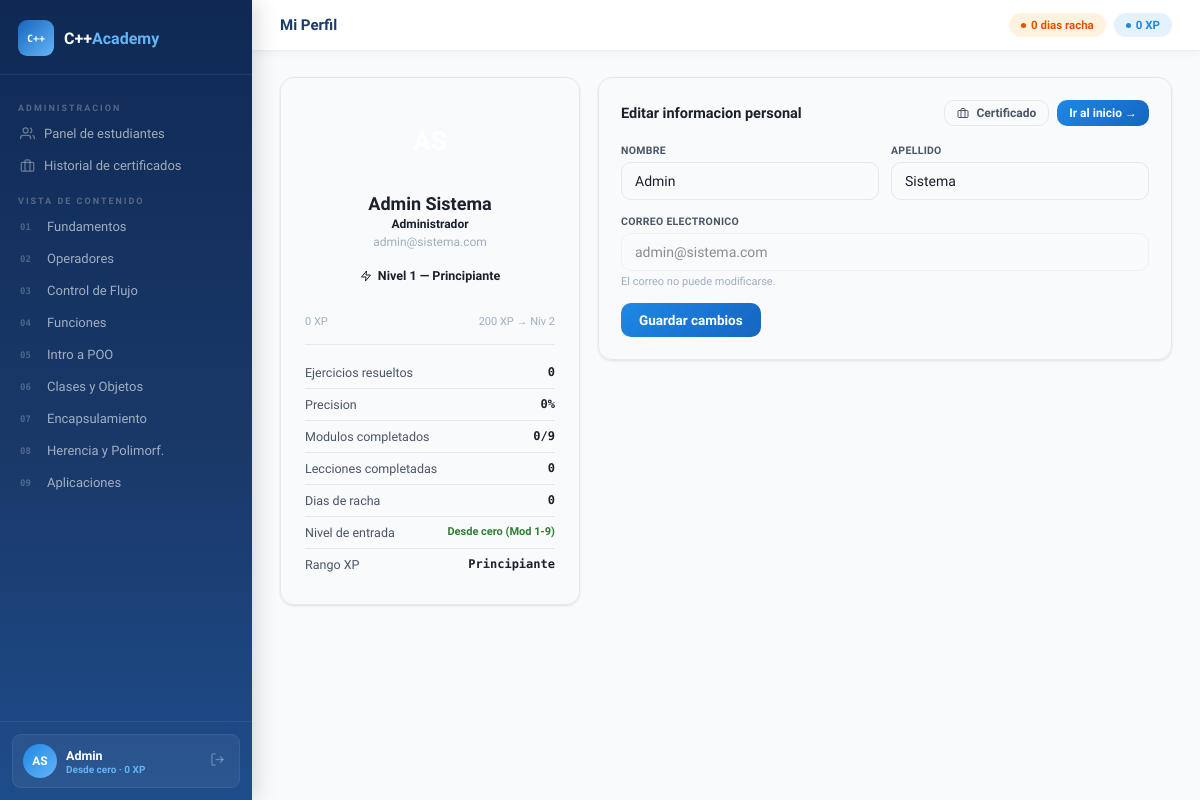
The app's page /perfil (signed in) with its own data.
### tables this page shows
CREATE TABLE usuarios(
        id             INTEGER PRIMARY KEY AUTOINCREMENT,
        nombre         TEXT NOT NULL,
        apellido        TEXT NOT NULL,
        email           TEXT NOT NULL UNIQUE,
        password_hash   TEXT NOT NULL,
        rol_id          INTEGER NOT NULL DEFAULT 2,
        ruta_aprendizaje TEXT DEFAULT 'desde_cero',
        activo          INTEGER NOT NULL DEFAULT 1,
        xp              INTEGER NOT NULL DEFAULT 0,
        racha           INTEGER NOT NULL DEFAULT 0,
        nivel           INTEGER NOT NULL DEFAULT 1,
        ultimo_modulo   INTEGER DEFAULT NULL,
        ultima_leccion  INTEGER DEFAULT NULL,
        fecha_registro  TEXT NOT NULL DEFAULT (datetime('now')),
        FOREIGN KEY(rol_id) REFERENCES roles(id));

CREATE TABLE roles(
        id INTEGER PRIMARY KEY, nombre TEXT NOT NULL UNIQUE, descripcion TEXT);

### routes/course_routes.py (the view, shortened to what this page needs)
@course_bp.route('/perfil', methods=['GET', 'POST'])
@login_required
def perfil():
    from controllers.auth_controller import actualizar_perfil
    stats   = obtener_estadisticas(g.user.id)
    modulos = obtener_modulos_con_progreso(g.user.id, g.user.ruta_aprendizaje, g.user.es_admin)
    retomar = obtener_punto_retomar(g.user.id, g.user.ruta_aprendizaje)
    return render_template('student/perfil.html',
                           stats=stats, modulos=modulos, retomar=retomar)

### app.py (called while the page is built)
@app.before_request
def cargar_usuario():
    from models.user import User
    user_id = session.get('user_id')
    if user_id:
        try:
            u = User.get_by_id(int(user_id))
            g.user = u
        except Exception:
            g.user = None
            session.clear()
    else:
        g.user = None

@app.context_processor
def inject_user():
    user = g.get('user', None)
    return dict(current_user=user)

### controllers/course_controller.py (called while the page is built, shortened)
def obtener_punto_retomar(usuario_id, ruta_aprendizaje):
    conn = get_connection()
    u = conn.execute(
        'SELECT ultimo_modulo, ultima_leccion FROM usuarios WHERE id=?', (usuario_id,)
    ).fetchone()
    conn.close()
    if not u or not u['ultimo_modulo']:
        primer = MODULOS_POR_NIVEL.get(ruta_aprendizaje, [1])[0]
        return {'modulo_numero': primer, 'leccion_numero': 1, 'tipo': 'inicio'}

### models/database.py (called while the page is built)
def get_connection():
    conn = sqlite3.connect(DB_PATH)
    conn.row_factory = sqlite3.Row
    conn.execute("PRAGMA foreign_keys = ON")
    return conn

### models/user.py (called while the page is built)
    @property
    def nombre_completo(self): return f"{self.nombre} {self.apellido}"

    @property
    def iniciales(self):
        a=self.apellido[0] if self.apellido else ''
        return (self.nombre[0]+a).upper()

    @property
    def es_admin(self): return self.rol_id==1

    @property
    def nivel_label(self):
        return {1:'Principiante',2:'Aprendiz',3:'Basico',
                4:'Intermedio',5:'Avanzado',6:'Experto'}.get(self.nivel,'Principiante')

    @staticmethod
    def get_by_id(uid):
        conn=get_connection()
        r=conn.execute("""SELECT u.id,u.nombre,u.apellido,u.email,u.rol_id,
            r.nombre AS rol_nombre,u.xp,u.racha,u.nivel,u.activo,u.ruta_aprendizaje
            FROM usuarios u JOIN roles r ON r.id=u.rol_id WHERE u.id=?""",(uid,)).fetchone()
        conn.close()
        return User(**dict(r)) if r else None

### routes/course_routes.py (called while the page is built)
def login_required(f):
    @wraps(f)
    def dec(*a, **k):
        if g.get('user') is None:
            return redirect(url_for('auth.login'))
        return f(*a, **k)
    return dec

### templates/student/perfil.html (shortened to what this page needs)
{% extends "shared/base.html" %}
{% block page_title %}Mi Perfil{% endblock %}
{% block content %}
<div class="prof-grid anim">
  <div>
    <div class="prof-card">
      <div class="prof-av">{{ current_user.iniciales }}</div>
      <div class="prof-name">{{ current_user.nombre_completo }}</div>
      <div class="prof-role">{{ current_user.rol_nombre }}</div>
      <div class="prof-email">{{ current_user.email }}</div>
      <div class="level-badge">
        <svg width="12" height="12" viewBox="0 0 24 24" fill="none" stroke="currentColor" stroke-width="2"><polygon points="13 2 3 14 12 14 11 22 21 10 12 10 13 2"/></svg>
        Nivel {{ current_user.nivel }} — {{ current_user.nivel_label }}
      </div>
      {% set xp_next={1:200,2:700,3:1500,4:3000,5:5000,6:9999} %}
      {% set xp_prev={1:0,2:200,3:700,4:1500,5:3000,6:5000} %}
      {% set prev=xp_prev[current_user.nivel] %}
      {% set nxt=xp_next[current_user.nivel] %}
      {% set pct=((stats.xp-prev)/(nxt-prev)*100)|round|int if nxt>prev else 100 %}
      <div class="xp-bar-wrap"><div class="xp-bar-fill" style="width:{{ [pct,100]|min }}%"></div></div>
      <div class="xp-label"><span>{{ stats.xp }} XP</span><span>{{ nxt }} XP → Niv {{ current_user.nivel+1 if current_user.nivel<6 else 'MAX' }}</span></div>
      <ul class="stat-list">
        <li>Ejercicios resueltos<span>{{ stats.ejercicios_resueltos }}</span></li>
        <li>Precision<span>{{ stats.precision }}%</span></li>
        <li>Modulos completados<span>{{ stats.modulos_completados }}/{{ {'desde_cero':9,'intermedio':6,'avanzado':3}.get(current_user.ruta_aprendizaje,9) }}</span></li>
        <li>Lecciones completadas<span>{{ stats.lecciones_completadas }}</span></li>
        <li>Dias de racha<span>{{ stats.racha }}</span></li>
        <li>Nivel de entrada<span style="font-family:'Plus Jakarta Sans',sans-serif;font-size:11px;
          {% if current_user.ruta_aprendizaje=='desde_cero' %}color:#2e7d32
          {% elif current_user.ruta_aprendizaje=='intermedio' %}color:#1e88e5
          {% else %}color:#e65100{% endif %}">
          {% if current_user.ruta_aprendizaje=='desde_cero' %}Desde cero (Mod 1-9)
          {% elif current_user.ruta_aprendizaje=='intermedio' %}Con conocimientos (Mod 4-9)
          {% else %}Avanzado (Mod 7-9){% endif %}
        </span></li>
        <li>Rango XP<span>{{ current_user.nivel_label }}</span></li>
      </ul>
    </div>
  </div>
  <div style="display:flex;flex-direction:column;gap:16px">
    <div class="edit-card">
      <div style="display:flex;align-items:center;justify-content:space-between;margin-bottom:18px">
        <div class="edit-title" style="margin-bottom:0">Editar informacion personal</div>
        <div style="display:flex;gap:8px;flex-wrap:wrap">
          <a href="{{ url_for('course.certificado') }}" class="btn btn-secondary btn-sm">
            <svg width="12" height="12" viewBox="0 0 24 24" fill="none" stroke="currentColor" stroke-width="2"><rect x="2" y="7" width="20" height="14" rx="2"/><path d="M16 21V5a2 2 0 0 0-2-2h-4a2 2 0 0 0-2 2v16"/></svg>
            Certificado
          </a>
          {% if retomar and retomar.tipo == 'retomar' %}
          <a href="{{ url_for('course.leccion', mn=retomar.modulo_numero, ln=retomar.leccion_numero) }}"
             class="btn btn-primary btn-sm">
            &#9654; Retomar aprendizaje
          </a>
          {% else %}
          <a href="{{ url_for('course.dashboard') }}" class="btn btn-primary btn-sm">
            Ir al inicio &rarr;
          </a>
          {% endif %}
        </div>
      </div>
      <form method="POST" action="{{ url_for('course.perfil') }}">
        <div class="form-row">
          <div class="form-group">
            <label class="form-label">Nombre</label>
            <input class="form-input" type="text" name="nombre" value="{{ current_user.nombre }}" required>
          </div>
          <div class="form-group">
            <label class="form-label">Apellido</label>
            <input class="form-input" type="text" name="apellido" value="{{ current_user.apellido }}" required>
          </div>
        </div>
        <div class="form-group">
          <label class="form-label">Correo electronico</label>
          <input class="form-input" type="email" value="{{ current_user.email }}" disabled style="opacity:.5;cursor:not-allowed">
          <div style="font-size:11px;color:var(--text3);margin-top:4px">El correo no puede modificarse.</div>
        </div>
        <button type="submit" class="btn btn-primary">Guardar cambios</button>
      </form>
    </div>
  </div>
</div>
{% endblock %}

### templates/shared/base.html (shortened to what this page needs)
<!DOCTYPE html>
<html lang="es">
<head>
</head>
<body>
{% if current_user is not none and current_user.id %}
<div class="app-shell">
  <aside class="sidebar">
    <div class="sb-logo">
      <div class="sb-logo-icon">C++</div>
      <div class="sb-logo-name">C++<span>Academy</span></div>
    </div>
    <nav class="sb-nav">
      {% if current_user.es_admin %}
      <div class="sb-sec">Administracion</div>
      <a href="{{ url_for('course.admin_panel') }}" class="sb-link {% if request.endpoint=='course.admin_panel' %}active{% endif %}">
        <svg viewBox="0 0 24 24" fill="none" stroke="currentColor" stroke-width="2"><path d="M17 21v-2a4 4 0 0 0-4-4H5a4 4 0 0 0-4 4v2"/><circle cx="9" cy="7" r="4"/><path d="M23 21v-2a4 4 0 0 0-3-3.87"/><path d="M16 3.13a4 4 0 0 1 0 7.75"/></svg>
        Panel de estudiantes
      </a>
      <a href="{{ url_for('course.certificado') }}" class="sb-link {% if request.endpoint=='course.certificado' %}active{% endif %}">
        <svg viewBox="0 0 24 24" fill="none" stroke="currentColor" stroke-width="2"><rect x="2" y="7" width="20" height="14" rx="2"/><path d="M16 21V5a2 2 0 0 0-2-2h-4a2 2 0 0 0-2 2v16"/></svg>
        Historial de certificados
      </a>
      <div class="sb-sec">Vista de contenido</div>
      {% endif %}
      {% set mnms={1:'Fundamentos',2:'Operadores',3:'Control de Flujo',4:'Funciones',5:'Intro a POO',6:'Clases y Objetos',7:'Encapsulamiento',8:'Herencia y Polimorf.',9:'Aplicaciones'} %}
      {% set maccs=[] %}
      {% for i in range(1,10) %}
      <a href="{{ url_for('course.modulo', numero=i) }}"
         class="sb-link {% if request.endpoint=='course.modulo' and request.view_args.numero==i %}active{% endif %}">
        <span class="sb-link-num">{{ '%02d'|format(i) }}</span>
        {{ mnms[i] }}
      </a>
      {% endfor %}
    </nav>
    <div class="sb-foot">
      <div class="sb-user">
        <div class="sb-av">{{ current_user.iniciales }}</div>
        <div class="sb-uinfo">
          <div class="sb-uname">{{ current_user.nombre }}</div>
          <div class="sb-urole">
            {% if current_user.ruta_aprendizaje=='desde_cero' %}Desde cero
            {% elif current_user.ruta_aprendizaje=='intermedio' %}Nivel intermedio
            {% else %}Nivel avanzado{% endif %}
            &middot; {{ current_user.xp }} XP</div>
        </div>
        <a href="{{ url_for('auth.logout') }}" class="sb-logout" title="Salir">
          <svg width="15" height="15" viewBox="0 0 24 24" fill="none" stroke="currentColor" stroke-width="2"><path d="M9 21H5a2 2 0 0 1-2-2V5a2 2 0 0 1 2-2h4"/><polyline points="16 17 21 12 16 7"/><line x1="21" y1="12" x2="9" y2="12"/></svg>
        </a>
      </div>
    </div>
  </aside>
  <div class="main-area">
    <header class="topbar">
      <div class="topbar-title">{% block page_title %}C++ Academy{% endblock %}</div>
      <div class="topbar-pills">
        <span class="pill pill-amber"><span class="pill-dot"></span>{{ current_user.racha }} dias racha</span>
        <span class="pill pill-blue"><span class="pill-dot"></span>{{ current_user.xp }} XP</span>
      </div>
    </header>
    <main class="page-content">
      {% block content %}{% endblock %}
    </main>
  </div>
</div>
{% else %}
{% block auth_content %}{% endblock %}
{% endif %}
</body>
</html>

### templates/student/perfil.html (style rules this page uses)
.prof-grid { display:grid;grid-template-columns:300px 1fr;gap:18px; }
.prof-card { background:var(--bg2);border:1px solid var(--border);border-radius:14px;padding:24px;text-align:center;box-shadow:var(--shadow); }
.prof-av { width:78px;height:78px;border-radius:50%;background:linear-gradient(135deg,var(--accent2),var(--accent));display:flex;align-items:center;justify-content:center;font-size:26px;font-weight:800;color:#fff;margin:0 auto 13px; }
.prof-name { font-size:18px;font-weight:800;color:var(--text);margin-bottom:3px; }
.prof-role { font-size:12px;color:var(--accent);font-weight:600;margin-bottom:4px; }
.prof-email { font-size:12px;color:var(--text3);margin-bottom:14px; }
.level-badge { display:inline-flex;align-items:center;gap:6px;background:var(--accent-light);border:1.5px solid var(--border2);border-radius:20px;padding:5px 14px;font-size:12.5px;font-weight:700;color:var(--accent);margin-bottom:16px; }
.xp-bar-wrap { background:var(--surface);height:6px;border-radius:3px;overflow:hidden;margin-bottom:5px; }
.xp-label { display:flex;justify-content:space-between;font-size:11px;color:var(--text3); }
.stat-list { list-style:none;text-align:left;margin-top:16px;border-top:1px solid var(--border);padding-top:12px; }
.stat-list li { display:flex;justify-content:space-between;padding:8px 0;border-bottom:1px solid var(--border);font-size:12.5px;color:var(--text2); }
.stat-list li:last-child { border:none; }
.stat-list span { font-weight:700;color:var(--text);font-family:'Space Mono',monospace;font-size:12px; }
.edit-card { background:var(--bg2);border:1px solid var(--border);border-radius:14px;padding:22px;box-shadow:var(--shadow); }
.edit-title { font-size:14.5px;font-weight:700;color:var(--text);margin-bottom:18px; }

### records on screen
usuarios: nombre "Admin", xp "0", racha "0", email "admin@sistema.com", nivel "1", nivel "2", ruta_aprendizaje "9", apellido "Sistema"
roles: rol_nombre "Administrador"

### other values on screen
{{ '%02d'|format(i) }} "01" "02" "03" "04" "05" "06" "07" "08" "09"
{{ mnms[i] }} "Fundamentos" "Operadores" "Control de Flujo" "Funciones" "Intro a POO" "Clases y Objetos" "Encapsulamiento" "Herencia y Polimorf." "Aplicaciones"
{{ current_user.iniciales }} "AS"
{{ current_user.nombre_completo }} "Admin Sistema"
{{ current_user.nivel_label }} "Principiante"
{{ stats.xp }} "0"
{{ nxt }} "200"
{{ stats.ejercicios_resueltos }} "0"
{{ stats.precision }} "0"
{{ stats.modulos_completados }} "0"
{{ stats.lecciones_completadas }} "0"
{{ stats.racha }} "0"
